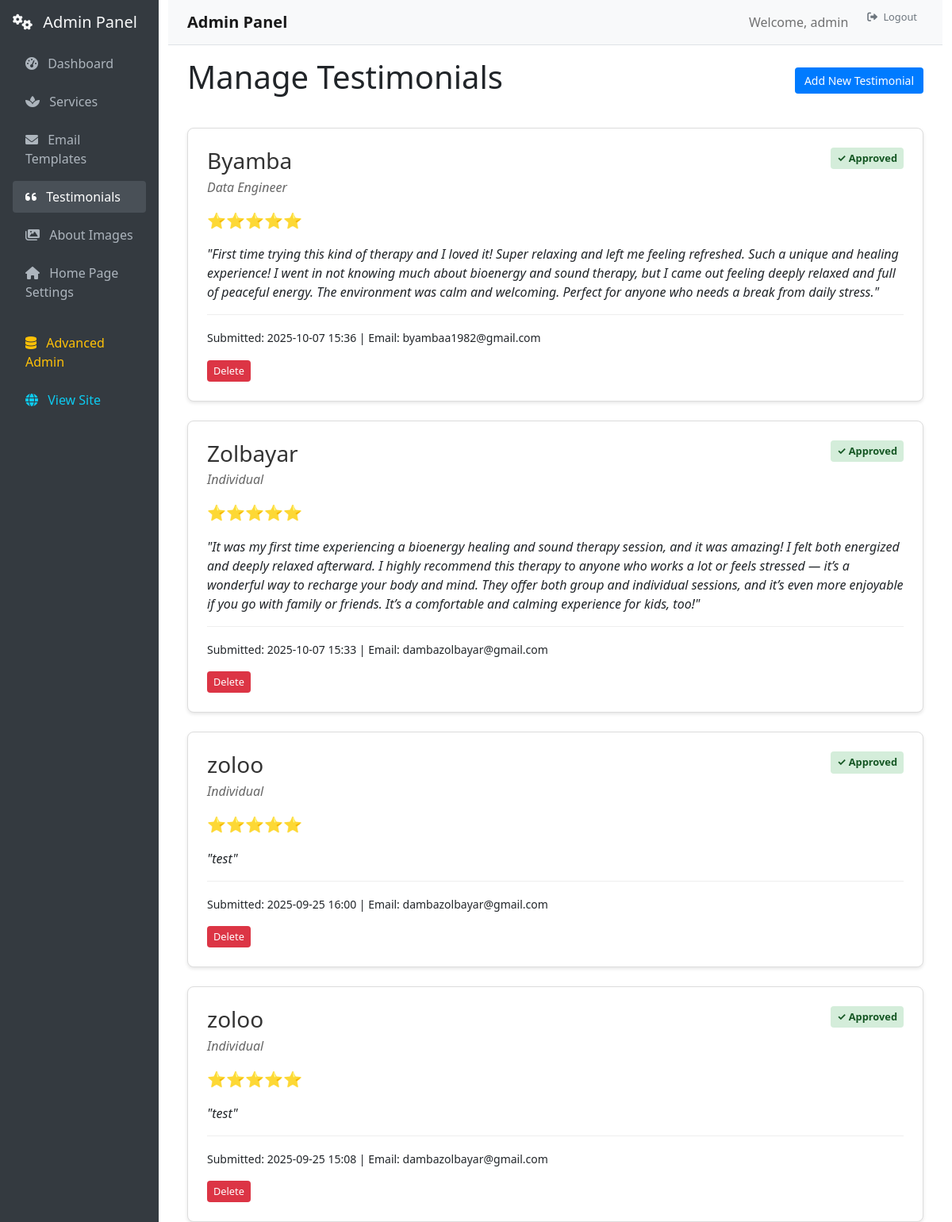
Page /web_admin/testimonials (signed in) on the earlier database version.
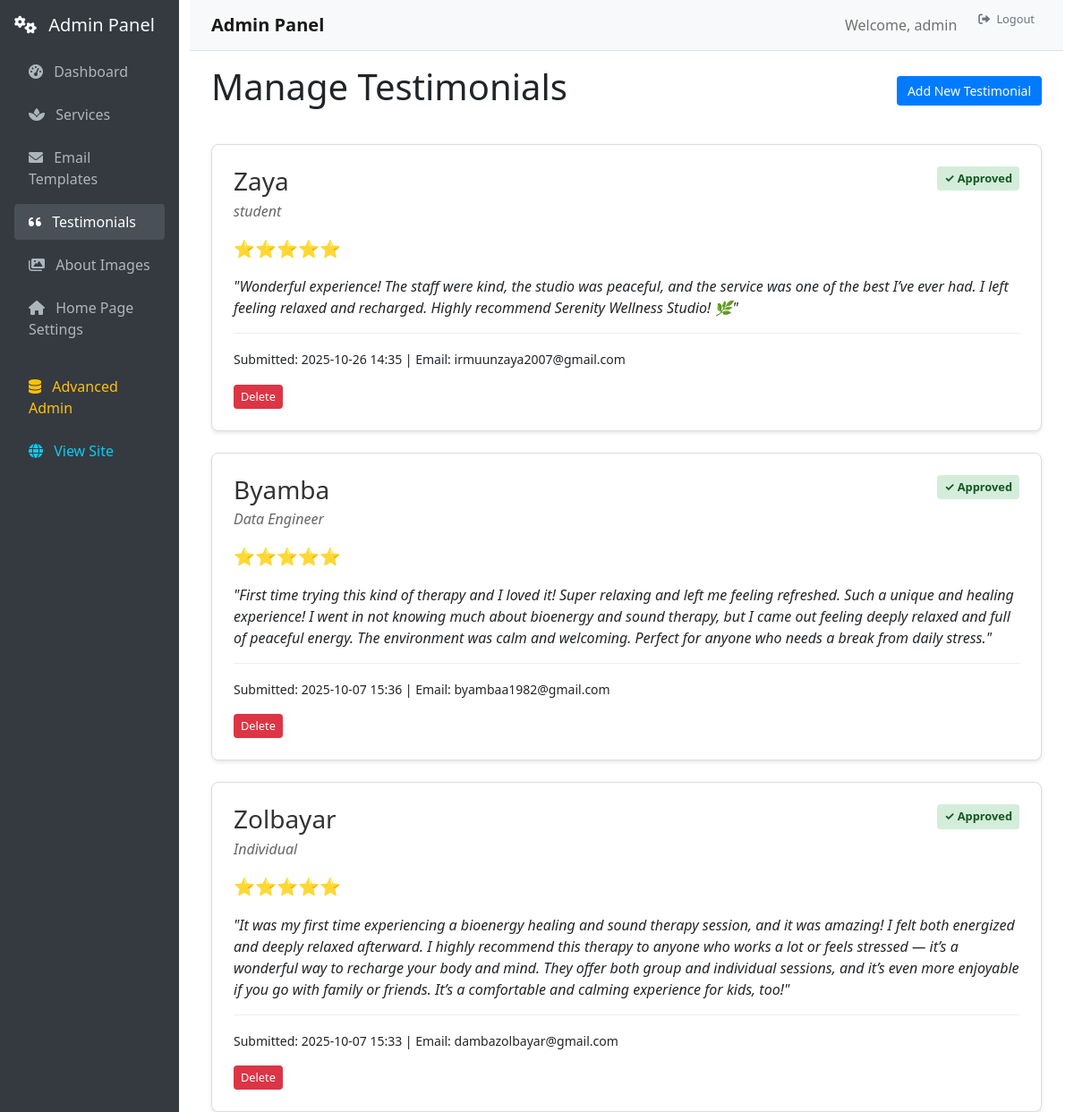
Same page on the later database version.
### db/models.py (models this page shows, shortened)
class Testimonial(db.Model):
    __tablename__ = "testimonials"
    id = db.Column(db.Integer, primary_key=True)
    client_name = db.Column(db.String(100), nullable=False)
    client_title = db.Column(db.String(100), nullable=True)  # Job title or profession
    testimonial_text = db.Column(db.Text, nullable=False)
    rating = db.Column(db.Integer, nullable=False, default=5)  # 1-5 star rating
    is_approved = db.Column(db.Boolean, default=False, nullable=False)  # Admin approval
    is_featured = db.Column(db.Boolean, default=False, nullable=False)  # Show on homepage
    email = db.Column(db.String(120), nullable=True)  # Optional client email
    created_at = db.Column(db.DateTime, default=db.func.now())
    updated_at = db.Column(db.DateTime, default=db.func.now(), onupdate=db.func.now())
    approved_at = db.Column(db.DateTime, nullable=True)
    approved_by = db.Column(db.Integer, db.ForeignKey('users.id'), nullable=True)
    approver = db.relationship('User', backref=db.backref('approved_testimonials', lazy=True))
    def get_star_display(self):
        return "⭐" * self.rating

### routes/web_admin.py (the view)
@web_admin_bp.route('/testimonials')
@admin_required
def admin_testimonials():
    testimonials = Testimonial.query.order_by(Testimonial.created_at.desc()).all()
    return render_template('admin/testimonials.html', testimonials=testimonials)

### routes/web_admin.py (called while the page is built)
def admin_required(f):
    @wraps(f)
    @login_required
    def decorated_function(*args, **kwargs):
        if not current_user.is_authenticated or current_user.role.name != 'admin':
            flash('Admin access required.', 'error')
            return redirect(url_for('main.home'))
        return f(*args, **kwargs)
    return decorated_function

### templates/admin/testimonials.html (shortened to what this page needs)
{% extends "admin/base.html" %}
{% block content %}
<div class="admin-header">
    <h1>Manage Testimonials</h1>
    <a href="{{ url_for('web_admin_panel.create_testimonial') }}" class="btn btn-primary">Add New Testimonial</a>
</div>
<div class="testimonials-grid">
    {% for testimonial in testimonials %}
    <div class="testimonial-admin-card">
        <div class="testimonial-header">
            <div class="client-info">
                <h3>{{ testimonial.client_name }}</h3>
                {% if testimonial.client_title %}
                <p class="client-title">{{ testimonial.client_title }}</p>
                {% endif %}
            </div>
            <div class="testimonial-status">
                {% if testimonial.is_approved %}
                    <span class="status-badge approved">✓ Approved</span>
                {% else %}
                    <span class="status-badge pending">⏳ Pending</span>
                {% endif %}
            </div>
        </div>
        <div class="rating">
            {{ testimonial.get_star_display() }}
        </div>
        <div class="testimonial-text">
            <p>"{{ testimonial.testimonial_text }}"</p>
        </div>
        <div class="testimonial-meta">
            <small>
                Submitted: {{ testimonial.created_at.strftime('%Y-%m-%d %H:%M') }}
                {% if testimonial.email %}
                | Email: {{ testimonial.email }}
                {% endif %}
            </small>
        </div>
        <div class="testimonial-actions">
            <form method="POST" action="{{ url_for('web_admin_panel.delete_testimonial', testimonial_id=testimonial.id) }}" style="display: inline;">
                <button type="submit" class="btn btn-danger btn-sm" onclick="return confirm('Delete this testimonial permanently?')">Delete</button>
            </form>
        </div>
    </div>
    {% endfor %}
</div>
{% endblock %}

Differences in the rows shown:
removed Testimonial: client_name "zoloo", client_title "Individual", is_approved "✓ Approved", star "⭐⭐⭐⭐⭐", testimonial_text "test", created_at "2025-09-25 16:00", email "dambazolbayar@gmail.com"
removed Testimonial: client_name "zoloo", client_title "Individual", is_approved "✓ Approved", star "⭐⭐⭐⭐⭐", testimonial_text "test", created_at "2025-09-25 15:08", email "dambazolbayar@gmail.com"
added Testimonial: client_name "Zaya", client_title "student", is_approved "✓ Approved", star "⭐⭐⭐⭐⭐", testimonial_text "Wonderful experience! The staff were kind, the studio was peaceful, and the service was one of the best I’ve ever had. I left feeling relaxed and recharged. Highly recommend Serenity Wellness Studio! 🌿", created_at "2025-10-26 14:35", email "irmuunzaya2007@gmail.com"
